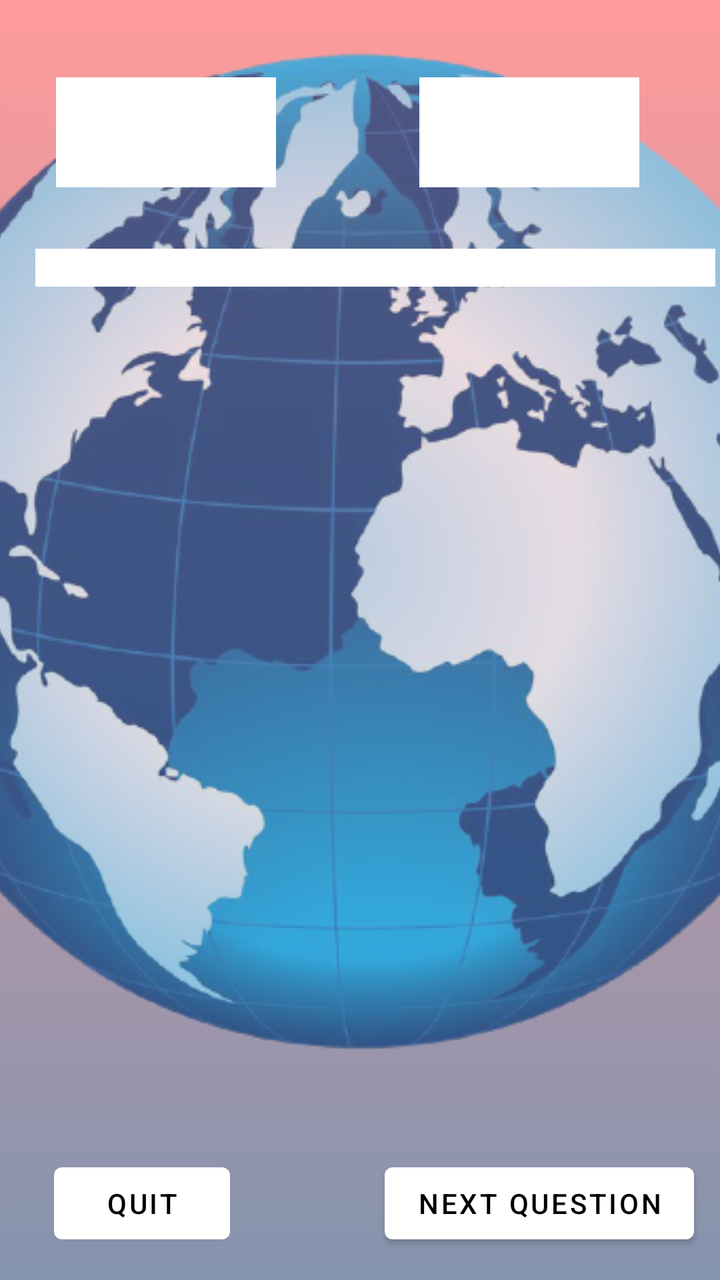
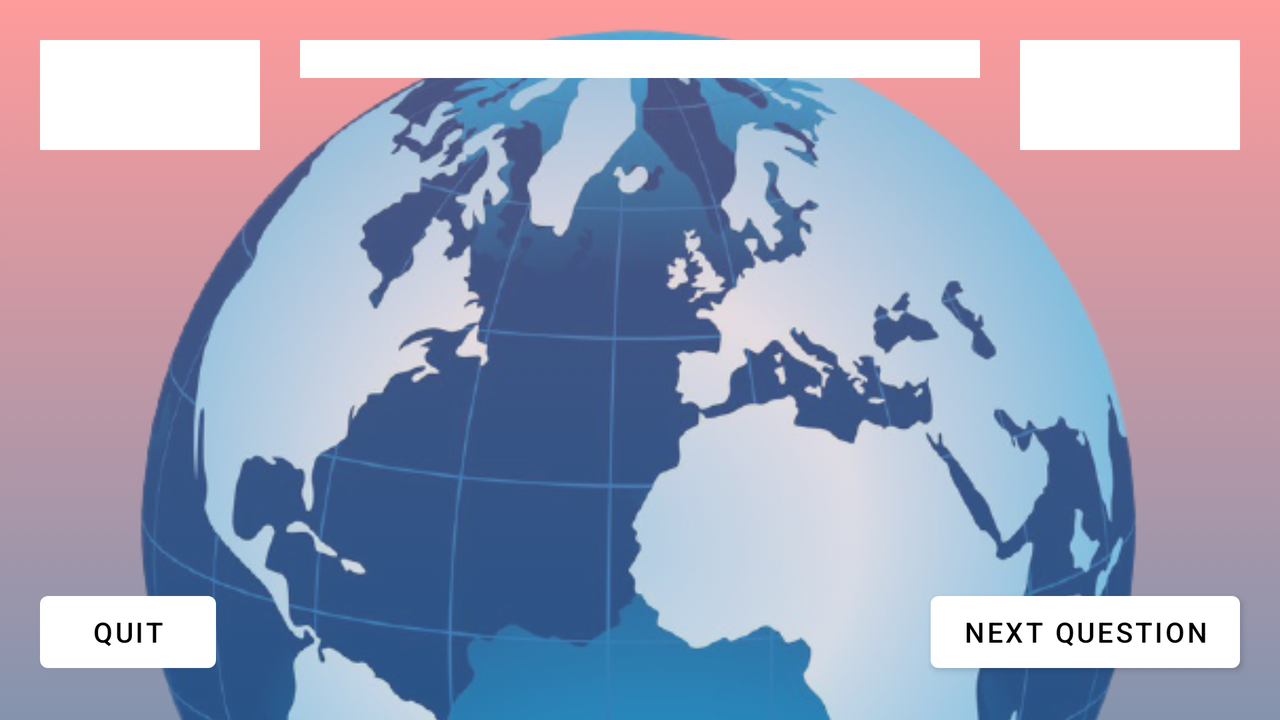

An Android layout and its configuration variant, each rendered on a device that would load it. The default file and the variant file are quoted in full after the pictures.
<!-- AndroidManifest.xml: application theme Theme.Quizeo -->
<!-- res/layout/fragment_answer_quiz.xml -->
<?xml version="1.0" encoding="utf-8"?>
<androidx.constraintlayout.widget.ConstraintLayout
    xmlns:android="http://schemas.android.com/apk/res/android"
    xmlns:app="http://schemas.android.com/apk/res-auto"
    xmlns:tools="http://schemas.android.com/tools"
    android:layout_width="match_parent"
    android:layout_height="match_parent"
    android:background="@drawable/gradient"
    tools:context=".AnswerQuizActivity">

    <ImageView
        android:id="@+id/imageView4"
        android:layout_width="528dp"
        android:layout_height="528dp"
        android:layout_marginBottom="100dp"
        android:alpha="0.7"
        android:contentDescription="@string/globe"
        android:src="@drawable/globe2_removebg_preview"
        app:layout_constraintBottom_toBottomOf="parent"
        app:layout_constraintEnd_toEndOf="parent"
        app:layout_constraintHorizontal_bias="0.497"
        app:layout_constraintStart_toStartOf="parent" />

    <TextView
        android:id="@+id/score_answer"
        android:layout_width="110dp"
        android:layout_height="55dp"
        android:layout_marginStart="28dp"
        android:background="@color/white"
        android:gravity="center"
        android:textColor="@color/black"
        app:layout_constraintBottom_toBottomOf="parent"
        app:layout_constraintStart_toStartOf="parent"
        app:layout_constraintTop_toTopOf="parent"
        app:layout_constraintVertical_bias="0.066" />

    <TextView
        android:id="@+id/current_question_answer"
        android:layout_width="110dp"
        android:layout_height="55dp"
        android:layout_marginStart="16dp"
        android:layout_marginEnd="28dp"
        android:background="@color/white"
        android:gravity="center"
        android:textColor="@color/black"
        app:layout_constraintBottom_toBottomOf="parent"
        app:layout_constraintEnd_toEndOf="parent"
        app:layout_constraintHorizontal_bias="0.817"
        app:layout_constraintStart_toEndOf="@+id/score_answer"
        app:layout_constraintTop_toTopOf="parent"
        app:layout_constraintVertical_bias="0.066" />

    <TextView
        android:id="@+id/question_answer"
        android:layout_width="340dp"
        android:layout_height="wrap_content"
        android:layout_marginStart="16dp"
        android:background="@color/white"
        android:gravity="center"
        android:textColor="@color/black"
        app:layout_constraintBottom_toBottomOf="parent"
        app:layout_constraintEnd_toEndOf="parent"
        app:layout_constraintHorizontal_bias="0.439"
        app:layout_constraintStart_toStartOf="parent"
        app:layout_constraintTop_toTopOf="parent"
        app:layout_constraintVertical_bias="0.2" />

    <Button
        android:id="@+id/next_question_answer"
        android:layout_width="wrap_content"
        android:layout_height="wrap_content"
        android:text="@string/next_question"
        app:layout_constraintBottom_toBottomOf="parent"
        app:layout_constraintEnd_toEndOf="parent"
        app:layout_constraintHorizontal_bias="0.937"
        app:layout_constraintStart_toStartOf="parent"
        app:layout_constraintTop_toTopOf="parent"
        app:layout_constraintVertical_bias="0.976" />

    <Button
        android:id="@+id/quit_answer"
        android:layout_width="wrap_content"
        android:layout_height="wrap_content"
        android:text="@string/quit"
        app:layout_constraintBottom_toBottomOf="parent"
        app:layout_constraintEnd_toStartOf="@+id/next_question_answer"
        app:layout_constraintHorizontal_bias="0.259"
        app:layout_constraintStart_toStartOf="parent"
        app:layout_constraintTop_toTopOf="parent"
        app:layout_constraintVertical_bias="0.976" />

    <ScrollView
        android:id="@+id/answer_quizzes_scroll"
        android:layout_width="294dp"
        android:layout_height="405dp"
        app:layout_constraintBottom_toBottomOf="parent"
        app:layout_constraintEnd_toEndOf="parent"
        app:layout_constraintHorizontal_bias="0.495"
        app:layout_constraintStart_toStartOf="parent"
        app:layout_constraintTop_toTopOf="parent"
        app:layout_constraintVertical_bias="0.628">

    </ScrollView>


</androidx.constraintlayout.widget.ConstraintLayout>
<!-- resources referenced by this layout -->
<resources>
  <color name="black">#FF000000</color>
  <color name="white">#FFFFFFFF</color>
  <!-- drawable globe2_removebg_preview: png bitmap (drawable, 285513 bytes) -->
  <!-- drawable gradient (drawable) -->
  <?xml version="1.0" encoding="utf-8"?>
  <selector xmlns:android="http://schemas.android.com/apk/res/android">
      <item>
          <shape>
              <gradient
                  android:startColor="@color/red"
                  android:endColor="@color/blue"
                  android:angle="270">
              </gradient>
          </shape>
      </item>
  </selector>
  <string name="globe">background globe</string>
  <string name="next_question">Next Question</string>
  <string name="quit">Quit</string>
  <style name="Theme.Quizeo" parent="Theme.MaterialComponents.DayNight.NoActionBar">
          
          <item name="colorPrimary">@color/white</item>
          <item name="colorPrimaryVariant">@color/redd</item>
          <item name="colorOnPrimary">@color/black</item>
          
          <item name="colorSecondary">@color/gray</item>
          <item name="colorSecondaryVariant">@color/teal_700</item>
          <item name="colorOnSecondary">@color/black</item>
          
          <item name="android:statusBarColor" tools:targetApi="l">?attr/colorPrimaryVariant</item>
          
      </style>
  <color name="red">#99FF5858</color>
  <color name="blue">#99334D79</color>
  <color name="redd">#700000</color>
  <color name="gray">#707070</color>
  <color name="teal_700">#FF018786</color>
</resources>
<!-- res/layout-land/fragment_answer_quiz.xml (the repository's variant of the layout above) -->
<!-- drawn on the phone turned sideways -->
<?xml version="1.0" encoding="utf-8"?>
<androidx.constraintlayout.widget.ConstraintLayout
    xmlns:android="http://schemas.android.com/apk/res/android"
    xmlns:app="http://schemas.android.com/apk/res-auto"
    xmlns:tools="http://schemas.android.com/tools"
    android:layout_width="match_parent"
    android:layout_height="match_parent"
    android:background="@drawable/gradient"
    tools:context=".AnswerQuizActivity">

    <ImageView
        android:id="@+id/imageView4"
        android:layout_width="528dp"
        android:layout_height="528dp"
        android:alpha="0.7"
        android:contentDescription="@string/globe"
        android:src="@drawable/globe2_removebg_preview"
        app:layout_constraintEnd_toEndOf="parent"
        app:layout_constraintHorizontal_bias="0.497"
        app:layout_constraintStart_toStartOf="parent"
        app:layout_constraintTop_toTopOf="parent" />

    <TextView
        android:id="@+id/score_answer"
        android:layout_width="110dp"
        android:layout_height="55dp"
        android:layout_marginStart="20dp"
        android:layout_marginTop="20dp"
        android:background="@color/white"
        android:gravity="center"
        android:textColor="@color/black"
        app:layout_constraintStart_toStartOf="parent"
        app:layout_constraintTop_toTopOf="parent" />

    <TextView
        android:id="@+id/current_question_answer"
        android:layout_width="110dp"
        android:layout_height="55dp"
        android:layout_marginTop="20dp"
        android:layout_marginEnd="20dp"
        android:background="@color/white"
        android:gravity="center"
        android:textColor="@color/black"
        app:layout_constraintEnd_toEndOf="parent"
        app:layout_constraintTop_toTopOf="parent" />

    <TextView
        android:id="@+id/question_answer"
        android:layout_width="340dp"
        android:layout_height="wrap_content"
        android:background="@color/white"
        android:gravity="center"
        android:textColor="@color/black"
        app:layout_constraintEnd_toEndOf="parent"
        app:layout_constraintStart_toStartOf="parent"
        app:layout_constraintTop_toTopOf="@+id/score_answer" />

    <Button
        android:id="@+id/next_question_answer"
        android:layout_width="wrap_content"
        android:layout_height="wrap_content"
        android:layout_marginEnd="20dp"
        android:layout_marginBottom="20dp"
        android:text="@string/next_question"
        app:layout_constraintBottom_toBottomOf="parent"
        app:layout_constraintEnd_toEndOf="parent" />

    <Button
        android:id="@+id/quit_answer"
        android:layout_width="wrap_content"
        android:layout_height="wrap_content"
        android:layout_marginStart="20dp"
        android:layout_marginBottom="20dp"
        android:text="@string/quit"
        app:layout_constraintBottom_toBottomOf="parent"
        app:layout_constraintStart_toStartOf="parent" />

    <ScrollView
        android:id="@+id/answer_quizzes_scroll"
        android:layout_width="294dp"
        android:layout_height="405dp"
        android:layout_marginTop="10dp"
        app:layout_constraintEnd_toEndOf="parent"
        app:layout_constraintStart_toStartOf="parent"
        app:layout_constraintTop_toBottomOf="@+id/question_answer">

    </ScrollView>


</androidx.constraintlayout.widget.ConstraintLayout>
